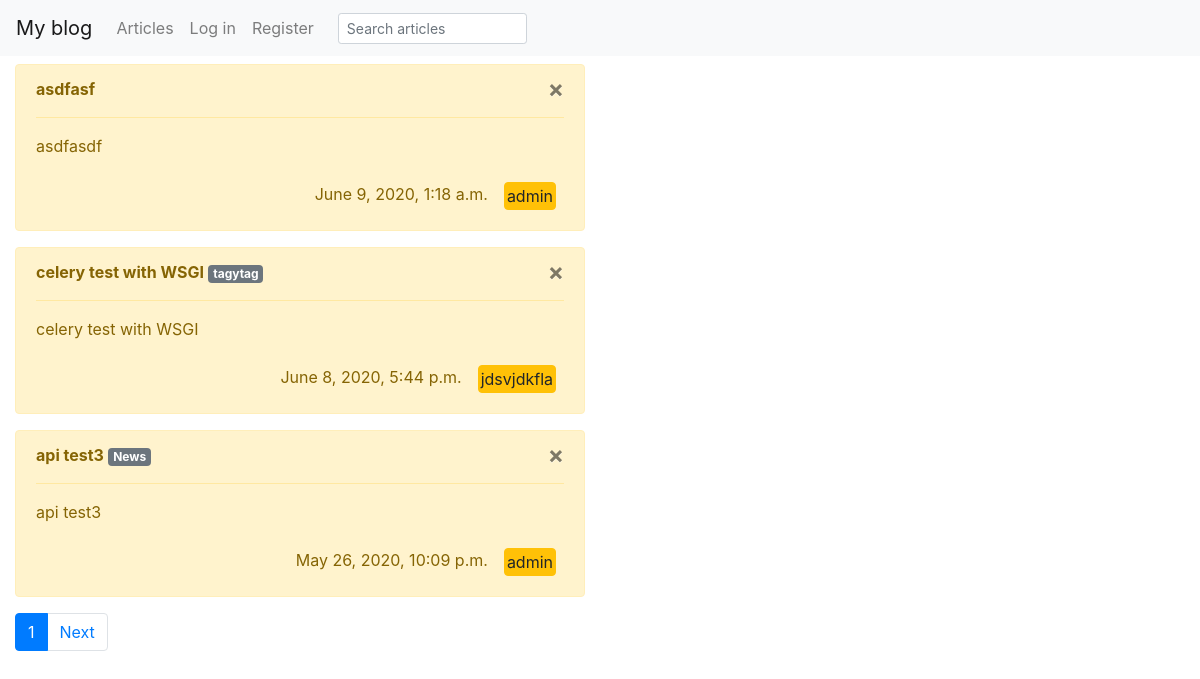
/posts/, run on an earlier commit of the app's database.
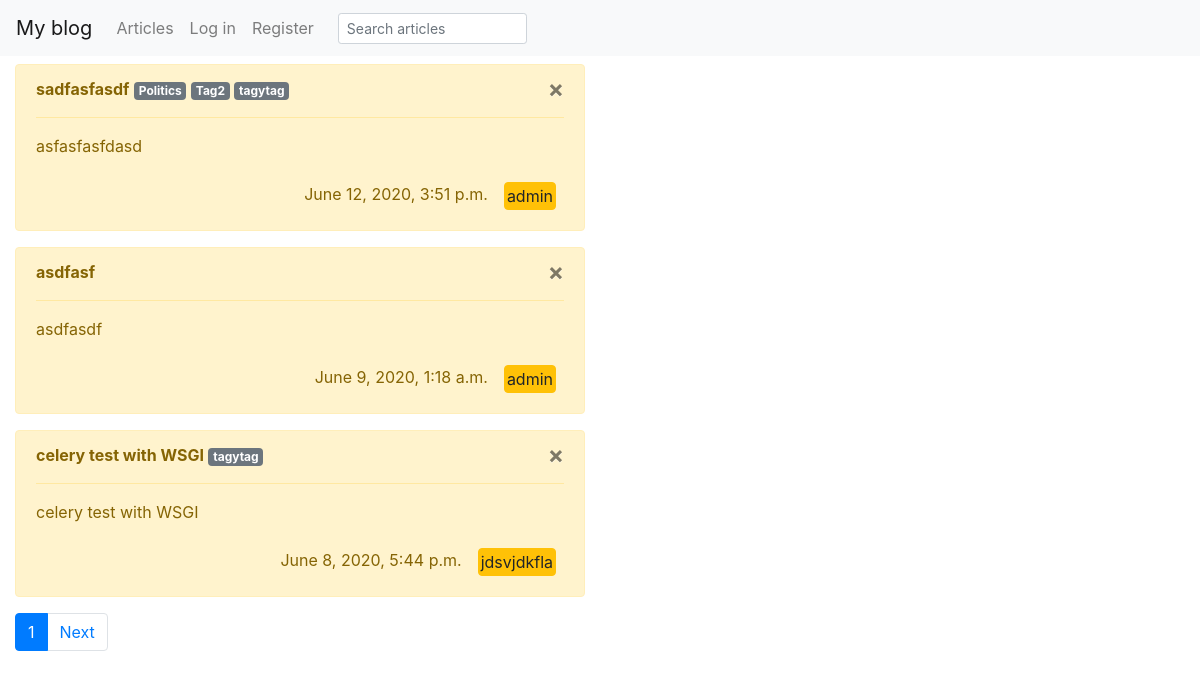
And on a later commit of the database.
### posts/models.py (models this page shows, shortened)
class Article(models.Model):
    title = models.CharField(max_length=100)
    content = models.TextField()
    author = models.ForeignKey(User, on_delete=models.CASCADE, related_name='author')
    post_date = models.DateTimeField(auto_now_add=True)
    tags = models.ManyToManyField(Tag, related_name='articles')
    class Meta:
        ordering = ['-post_date']
    def get_absolute_url(self):
        return reverse('posts:user-articles', kwargs={
                       'author': self.author})

class Tag(models.Model):
    name = models.CharField(max_length=60, unique=True)
    def __str__(self):
        return self.name

### posts/views.py (the view)
# urls.py: path('', ArticleList.as_view(), name='articles'),
class ArticleList(ListView):
    model = Article
    def get_context_data(self, **kwargs):
        context = super().get_context_data(**kwargs)
        context['title'] = 'Articles'
        return context
    paginate_by = 3

### templates/posts/article_list.html (shortened to what this page needs)
{% extends "base.html" %}
{% block content %}
    {% for obj in object_list  %}
      <div class="col-sm-6 col-md-6">
            <div class="alert alert-warning">
                <button type="button" class="close" data-dismiss="alert" aria-hidden="true">
                    ×</button>
                 <strong>{{ obj.title }}</strong>
                {% if obj.tags %}
                  {% for tag_item in obj.tags.all  %}
                    <a href="{% url 'posts:tag' tag=tag_item.name %}"><span class="badge badge-secondary">{{ tag_item }}</span></a>
                  {% endfor %}
                {% endif %}
                <hr class="message-inner-separator">
                <p>{{ obj.content }}</p>
                <div class='d-flex flex-row-reverse'>
                <div class="p-2">
                  <a href="{{obj.get_absolute_url}}" style="padding: 1px 2px" class="btn btn-xs btn-warning pull-right">
                        {{ obj.author }}
                  </a>
                </div>
                <div class="p-2"><span >{{ obj.post_date}}</span></div>
                </div>
            </div>
        </div>
    {% endfor %}
<nav aria-label="...">
  <ul class="pagination" style="margin-left: 15px">
    {% if  page_obj.has_other_pages %}
            <li class="page-item active">
      <a class="page-link" href="?page={{ page_obj.number}}">{{ page_obj.number }}<span class="sr-only">(current)</span></a>
    </li>
    {% endif %}
        {% if page_obj.has_next %}
    <li class="page-item">
      <a class="page-link" href="?page={{ page_obj.next_page_number }}">Next</a>
    </li>
    {% endif %}
  </ul>
</nav>
{% endblock %}

### templates/base.html (shortened to what this page needs)
<!DOCTYPE html>
<html lang="en" dir="ltr">
  <head>
    <link rel="stylesheet" href="https://stackpath.bootstrapcdn.com/bootstrap/4.1.3/css/bootstrap.min.css">
  </head>
  <body>
    <nav class="navbar navbar-expand-lg navbar-light bg-light">
  <a class="navbar-brand" href="{% url 'home:home' %}">My blog</a>
  <div class="collapse navbar-collapse" id="navbarNav">
    <ul class="navbar-nav">
      <li class="nav-item">
        <a class="nav-link" href="{% url 'posts:articles' %}">Articles</a>
      </li>
{% if user.is_authenticated %}
  <li class="nav-item">
    <a class="nav-link" href="{% url 'cabinet:cabinet' %}">{{ user }}</a>
  </li>
  <li class="nav-item ">
    <a class="nav-link" href="{% url 'logout' %}">Log Out</a>
  </li>
{% else %}
<li>
<a class="nav-link" href="{% url 'login' %}">Log in</a>
</li>
<li>
<a class="nav-link" href="{% url 'home:signup' %} ">Register</a>
</li>
{% endif %}
<form class="form-inline" action="{% url 'posts:search' %}" method="get">
  <input class="form-control form-control-sm ml-3 w-75"
  name='srch' type="text" placeholder="Search articles"
      aria-label="Search">
</form>
      </ul>
  </div>
</nav>
{% block content %}{% endblock %}
  </body>
 {% block script %}
   {% load static %}
 {% endblock script %}
</html>

What changed in the data, as far as the page shows it:
no longer on this page (row unchanged): Article: title "api test3", content "api test3", author "admin", post_date "May 26, 2020, 10:09 p.m."
no longer on this page (row unchanged): Tag: name "News", shown under "api test3"
added Article: title "sadfasfasdf", content "asfasfasfdasd", author "admin", post_date "June 12, 2020, 3:51 p.m.", Tag (name "tagytag")
now on this page (row unchanged): Tag: name "Politics", shown under "sadfasfasdf"
now on this page (row unchanged): Tag: name "Tag2", shown under "sadfasfasdf"
